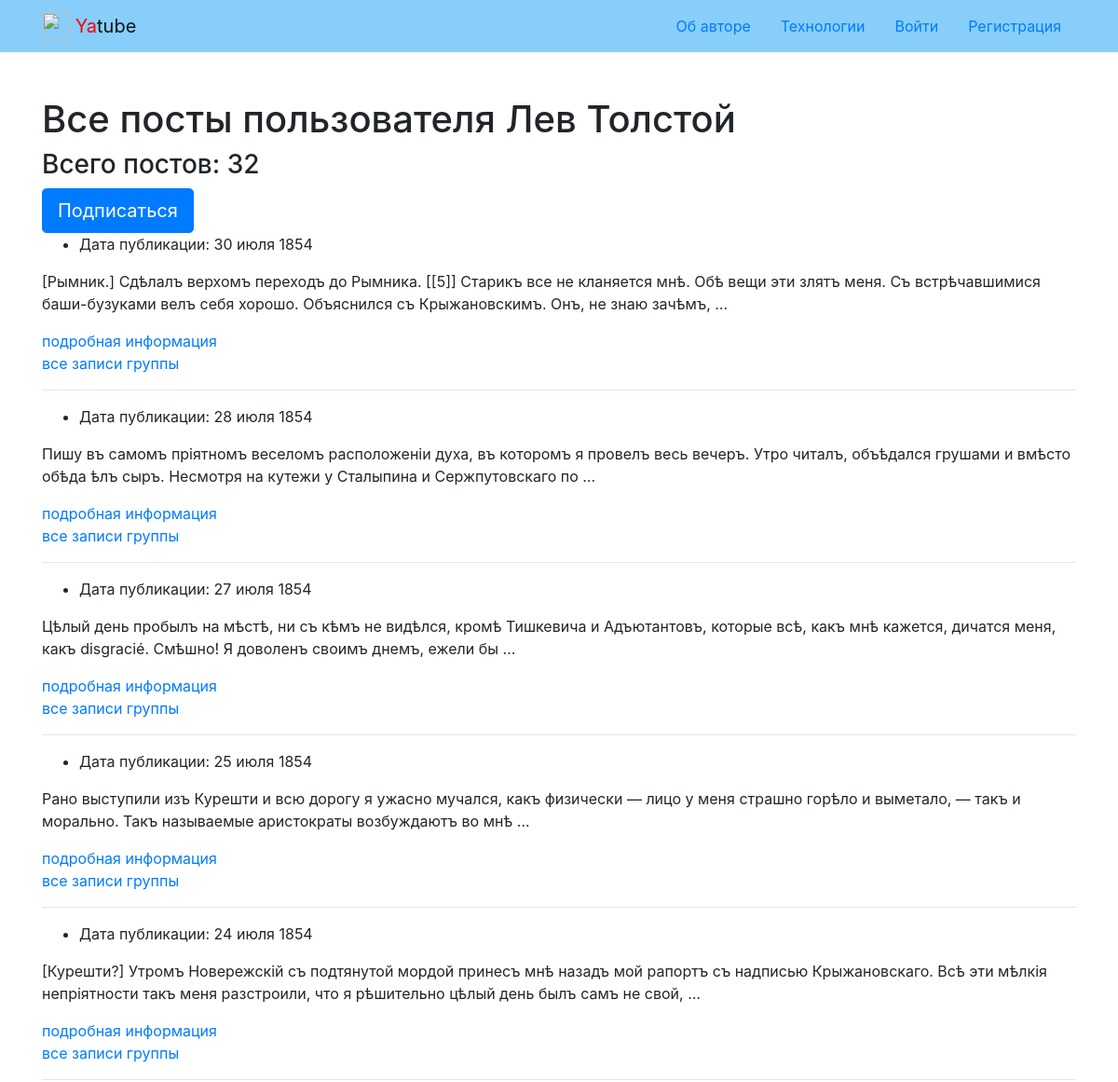
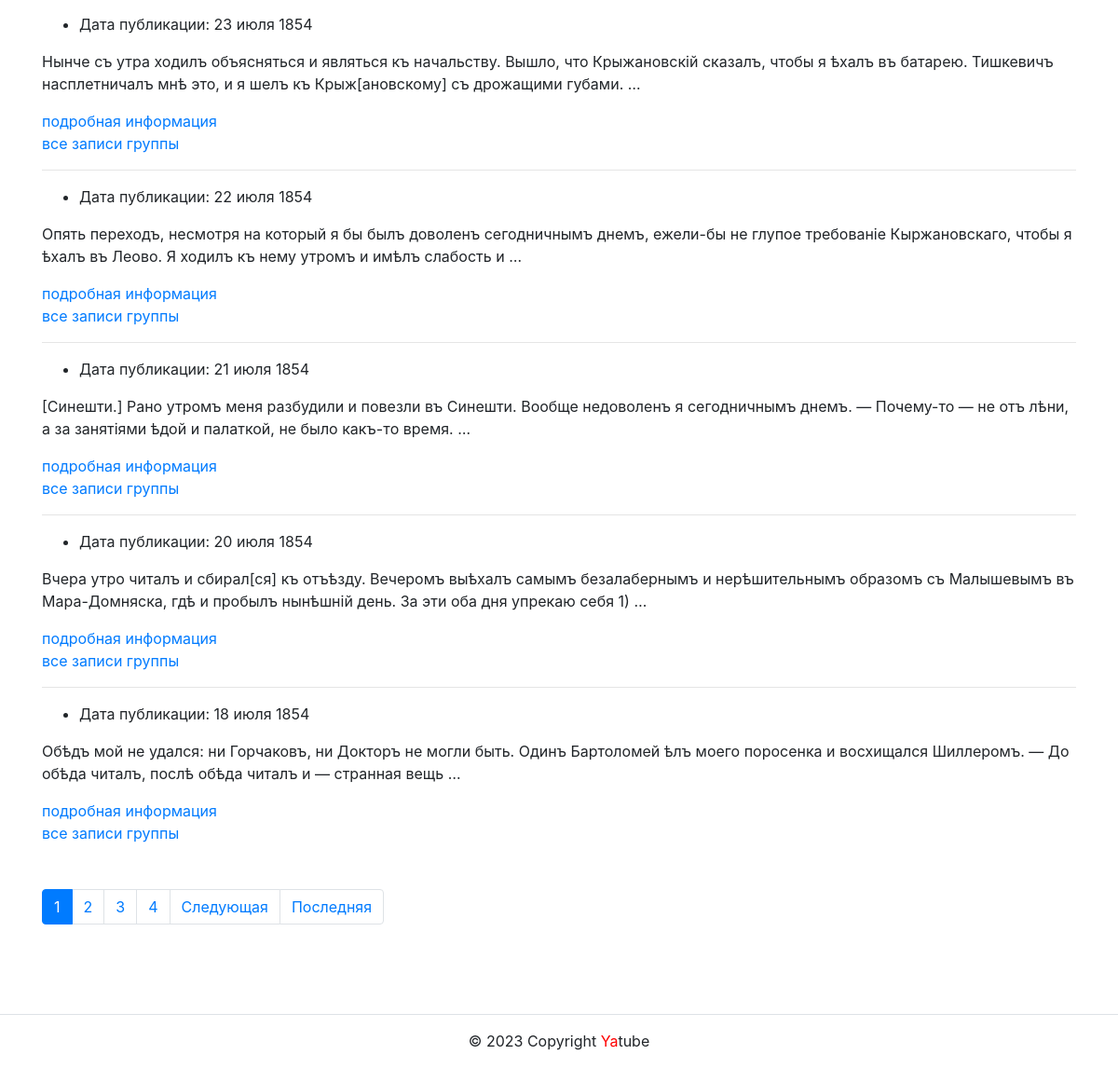
The page /profile/leo/ on the database its author committed (2 pictures, top to bottom).
### posts/models.py (models this page shows, shortened)
class Post(models.Model):
    text = models.TextField(
        verbose_name='Текст поста',
        help_text='Введите текст поста'
    )
    pub_date = models.DateTimeField(
        auto_now_add=True,
        verbose_name='Дата публикации'
    )
    author = models.ForeignKey(
        User,
        on_delete=models.CASCADE,
        related_name='posts',
        verbose_name='Автор'
    )
    group = models.ForeignKey(
        Group,
        blank=True,
        null=True,
        on_delete=models.SET_NULL,
        related_name='posts',
        verbose_name='Группа',
        help_text='Группа, к которой будет относится пост'
    )
    image = models.ImageField(
        'Картинка',
        upload_to='posts/',
        blank=True
    )
    class Meta:
        ordering = ['-pub_date']
        verbose_name = 'Сообщения'
        verbose_name_plural = 'Сообщения'

### posts/views.py (the view)
# urls.py: path('profile/<str:username>/', views.profile, name='profile'),
def profile(request, username):
    is_profile = True
    author = get_object_or_404(User, username=username)
    user = request.user
    post_list = Post.objects.filter(author=author).select_related(
        'group',
        'author',
    )
    count = post_list.count()
    page_obj = paginator(request, post_list)
    following = (
        author.following.filter(user_id=user.id)
    ).exists()
    context = {
        'page_obj': page_obj,
        'author': author,
        'count': count,
        'is_profile': is_profile,
        'following': following,
    }
    return render(request, 'posts/profile.html', context)

### core/context_processors/year.py (called while the page is built)
def year(request):
    tz = pytz.timezone('Europe/Moscow')
    dt = datetime.now(tz)
    year = dt.year
    return {
        'year': year
    }

### posts/views.py (called while the page is built)
def paginator(request, posts):
    paginator = Paginator(posts, SELECT_LIMIT)
    page_number = request.GET.get('page')
    page_obj = paginator.get_page(page_number)
    return page_obj

### templates/posts/profile.html (shortened to what this page needs)
{% extends 'base.html'%}
{% block content %}
  <div class="container py-5">
    <h1>Все посты пользователя {{ author.get_full_name }} </h1>
    <h3>Всего постов: {{ count }} </h3>
    {% if following %}
      <a
        class="btn btn-lg btn-light"
        href="{% url 'posts:profile_unfollow' author.username %}" role="button"
      >
        Отписаться
      </a>
    {% else %}
      <a
        class="btn btn-lg btn-primary"
        href="{% url 'posts:profile_follow' author.username %}" role="button"
      >
        Подписаться
      </a>
    {% endif %}
    <article>
      {% for post in page_obj %}
        {% include 'includes/post.html' %}
        {% if post.group %}
          <a href="{% url 'posts:group_list' post.group.slug %}">все записи группы</a>
        {% endif %}
        {% if not forloop.last %}<hr>{% endif %}
      {% endfor %}
    </article>
    {% include 'posts/includes/paginator.html' %}
  </div>
{% endblock %}

### templates/includes/post.html (shortened to what this page needs)
{% load thumbnail %}
<ul>
    <li>
      Дата публикации: {{ post.pub_date|date:"d E Y" }}
    </li>
</ul>
<p>{{ post.text|truncatewords:30 }}</p>
<a href="{% url 'posts:post_detail' post.id %}">подробная информация</a><br>

### rows shown on the page
Post: pub_date "30 июля 1854", text "[Рымник.] Сдѣлалъ верхомъ переходъ до Рымника. [[5]] Старикъ все не кланяется мнѣ. Обѣ вещи эти злятъ меня. Съ встрѣчавшимися баши-бузуками велъ себя хорошо. Объяснился съ Крыжановскимъ. Онъ, не знаю зачѣмъ, …", shows "все записи группы"
Post: pub_date "28 июля 1854", text "Пишу въ самомъ пріятномъ веселомъ расположеніи духа, въ которомъ я провелъ весь вечеръ. Утро читалъ, объѣдался грушами и вмѣсто обѣда ѣлъ сыръ. Несмотря на кутежи у Сталыпина и Сержпутовскаго по …", shows "все записи группы"
Post: pub_date "27 июля 1854", text "Цѣлый день пробылъ на мѣстѣ, ни съ кѣмъ не видѣлся, кромѣ Тишкевича и Адъютантовъ, которые всѣ, какъ мнѣ кажется, дичатся меня, какъ disgracié. Смѣшно! Я доволенъ своимъ днемъ, ежели бы …", shows "все записи группы"
Post: pub_date "25 июля 1854", text "Рано выступили изъ Курешти и всю дорогу я ужасно мучался, какъ физически — лицо у меня страшно горѣло и выметало, — такъ и морально. Такъ называемые аристократы возбуждаютъ во мнѣ …", shows "все записи группы"
Post: pub_date "24 июля 1854", text "[Курешти?] Утромъ Новережскій съ подтянутой мордой принесъ мнѣ назадъ мой рапортъ съ надписью Крыжановскаго. Всѣ эти мѣлкія непріятности такъ меня разстроили, что я рѣшительно цѣлый день былъ самъ не свой, …", shows "все записи группы"
Post: pub_date "23 июля 1854", text "Нынче съ утра ходилъ объясняться и являться къ начальству. Вышло, что Крыжановскій сказалъ, чтобы я ѣхалъ въ батарею. Тишкевичъ насплетничалъ мнѣ это, и я шелъ къ Крыж[ановскому] съ дрожащими губами. …", shows "все записи группы"
Post: pub_date "22 июля 1854", text "Опять переходъ, несмотря на который я бы былъ доволенъ сегодничнымъ днемъ, ежели-бы не глупое требованіе Кыржановскаго, чтобы я ѣхалъ въ Леово. Я ходилъ къ нему утромъ и имѣлъ слабость и …", shows "все записи группы"
Post: pub_date "21 июля 1854", text "[Синешти.] Рано утромъ меня разбудили и повезли въ Синешти. Вообще недоволенъ я сегодничнымъ днемъ. — Почему-то — не отъ лѣни, а за занятіями ѣдой и палаткой, не было какъ-тο время. …", shows "все записи группы"
Post: pub_date "20 июля 1854", text "Вчера утро читалъ и сбирал[ся] къ отъѣзду. Вечеромъ выѣхалъ самымъ безалабернымъ и нерѣшительнымъ образомъ съ Малышевымъ въ Мара-Домняска, гдѣ и пробылъ нынѣшній день. За эти оба дня упрекаю себя 1) …", shows "все записи группы"
Post: pub_date "18 июля 1854", text "Обѣдъ мой не удался: ни Горчаковъ, ни Докторъ не могли быть. Одинъ Бартоломей ѣлъ моего поросенка и восхищался Шиллеромъ. — До обѣда читалъ, послѣ обѣда читалъ и — странная вещь …", shows "все записи группы"

### other values the page prints
{{ author.get_full_name }} "Лев Толстой"
{{ count }} "32"
{{ i }} "1"
{{ i }} "2" "3" "4"
